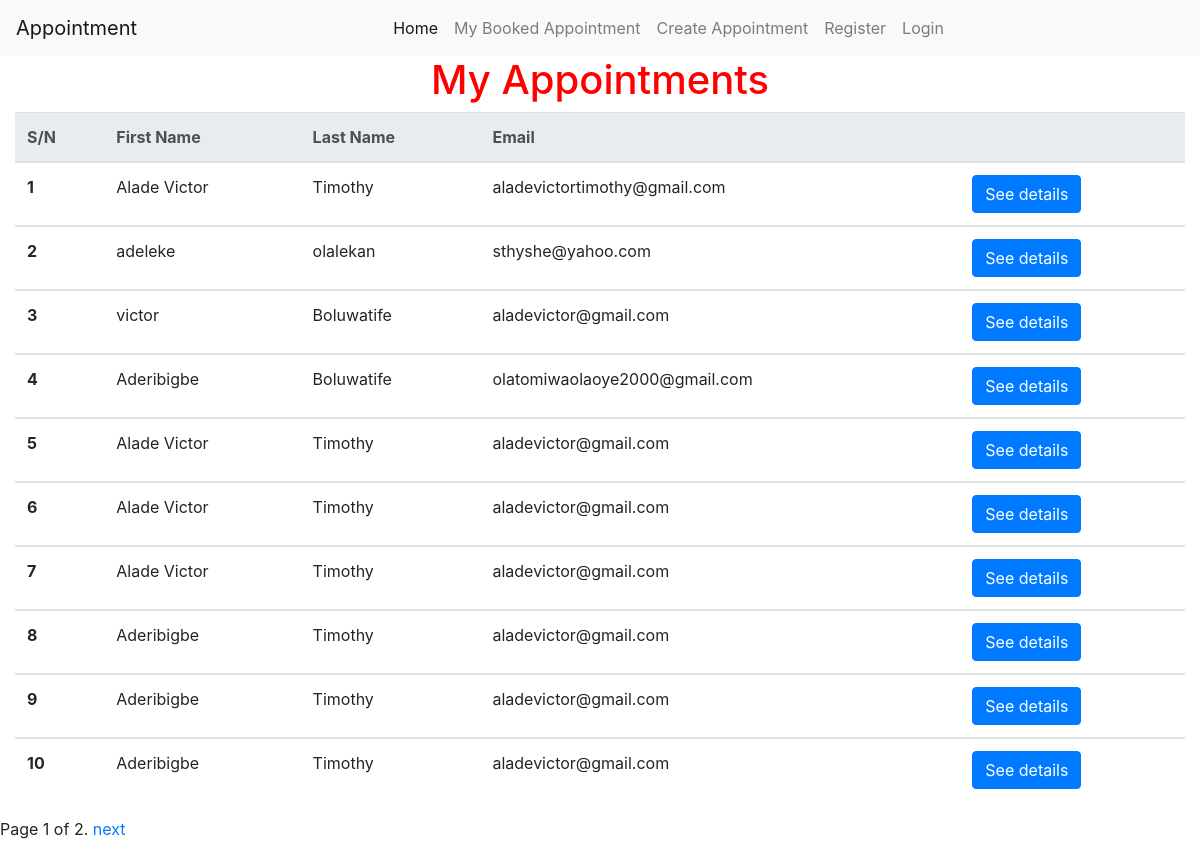
/record/appointments/, run on an earlier commit of the app's database.
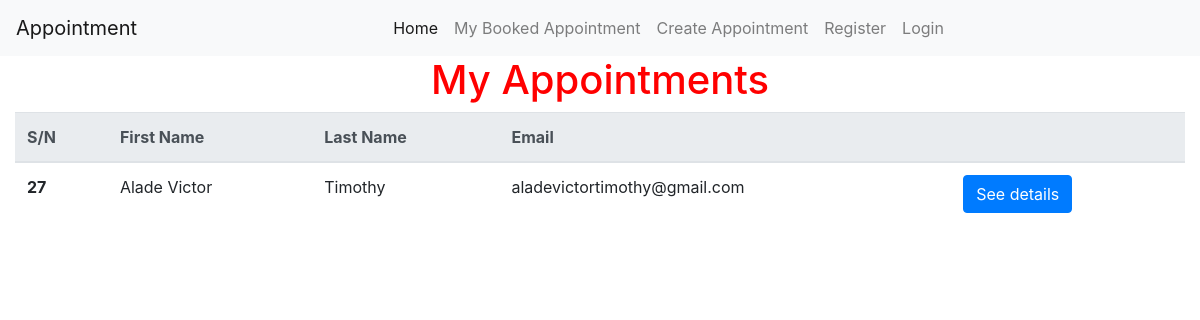
And on a later commit of the database.
### record/models.py (models this page shows, shortened)
class CreateAppointment(models.Model):
    first_name = models.CharField(max_length=30)
    last_name = models.CharField(max_length=30)
    address = models.CharField(max_length=30)
    email = models.EmailField('email', blank=True)
    time_of_appointment = models.TimeField()
    date = models.DateField()

### record/views.py (the view)
# urls.py: path('appointments/', views.CreateAppointmentListView.as_view(), name='appointment_list'),
class CreateAppointmentListView(generic.ListView):
    model = CreateAppointment
    context_object_name = 'appointment_list'   # your own name for the list as a template variable
    queryset = CreateAppointment.objects.all() # Get All Appointment
    template_name = 'record/record_list.html'  # Specify your own template name/location
    paginate_by = 10

### record/templates/record/record_list.html (shortened to what this page needs)
{% extends 'base_generic.html'%}
{% block content %}
    <h1 class="text-center"> My Appointments</h1>
    {% if appointment_list %}
        <div class="container-fluid">
            <table class="table ">
                <thead class="thead-light">
                <tr>
                    <th scope="col">S/N</th>
                    <th scope="col">First Name</th>
                    <th scope="col">Last Name</th>
                    <th scope="col">Email</th>
                    <th scope="col"> </th>
                </tr>
                </thead>
                <tbody>
            {% for appointment in appointment_list %}
                    <tr>
                        <th scope="row">{{ appointment.pk }}</th>
                        <td>{{ appointment.first_name }}</td>
                        <td>{{ appointment.last_name }}</td>
                        <td>{{ appointment.email }}</td>
                        <td><a class="btn btn-primary" href="{% url 'appointment_detail'  appointment.pk %}" role="button">See details</a></td>
                    </tr>
                </tbody>
            {% endfor %}
                </table>
        </div>
        {% else %}
        <p>There are no appointment.</p>
    {% endif%}
    {% block pagination %}
    {% if is_paginated %}
        <div class="pagination">
            <span class="page-links">
                <span class="page-current">
                    Page {{ page_obj.number }} of {{ page_obj.paginator.num_pages }}.
                </span>
                {% if page_obj.has_next %}
                    <a href="{{ request.path }}?page={{ page_obj.next_page_number }}">next</a>
                {% endif %}
            </span>
        </div>
    {% endif %}
  {% endblock %}
{% endblock %}

### templates/base_generic.html (shortened to what this page needs)
<!DOCTYPE html>
<html lang="en">
<head>
  <link rel="stylesheet" href="https://maxcdn.bootstrapcdn.com/bootstrap/4.0.0/css/bootstrap.min.css">
  {% load static %}
  <link rel="stylesheet" type="text/css" href="{% static 'css/style.css' %}">
</head>
      <nav class="navbar navbar-expand-lg navbar-light bg-light">
        <a class="navbar-brand" href="{%url 'index'%}">Appointment</a>
        <div class="collapse navbar-collapse justify-content-center" id="navbarNav">
          <ul class="navbar-nav">
            <li class="nav-item active">
              <a class="nav-link" href="{% url 'index' %}">Home <span class="sr-only">(current)</span></a>
            </li>
            <li>
              <a   class="nav-link"href="{% url 'my-appointment'%}">My Booked Appointment</a>
            </li>
            <li>
              <a   class="nav-link"href="{% url 'appointment-create'%}">Create Appointment</a>
            </li>
            <li>
              <a   class="nav-link"href="{% url 'register'%}">Register</a>
            </li>
            {% if user.is_authenticated %}
              {%if user.is_staff%}
              <li class="nav-item">
                <a class="nav-link" href="{% url 'appointment_list' %}">Appointment</a>
              {%endif%}
              <li><a   class="nav-link"href="{% url 'logout'%}?next={{request.path}}">Logout</a></li>
              <li class="nav-item"><a class="nav-link" href=""> {{ user.get_username }}</a></li>
          {% else %}
            <li class="nav-item"><a class="nav-link" href="{% url 'login'%}?next={{request.path}}">Login</a></li>
          {% endif %}
          </ul>
        </div>
      </nav>
      {% block content %}{% endblock %}
</body>
</html>

### core/static/css/style.css (style rules this page uses)
h1 { color:red; }

What changed in the data, as far as the page shows it:
removed CreateAppointment: pk "1", first_name "Alade Victor", last_name "Timothy", email "aladevictortimothy@gmail.com"
removed CreateAppointment: pk "2", first_name "adeleke", last_name "olalekan", email "sthyshe@yahoo.com"
removed CreateAppointment: pk "3", first_name "victor", last_name "Boluwatife", email "aladevictor@gmail.com"
removed CreateAppointment: pk "4", first_name "Aderibigbe", last_name "Boluwatife", email "olatomiwaolaoye2000@gmail.com"
removed CreateAppointment: pk "5", first_name "Alade Victor", last_name "Timothy", email "aladevictor@gmail.com"
removed CreateAppointment: pk "6", first_name "Alade Victor", last_name "Timothy", email "aladevictor@gmail.com"
removed CreateAppointment: pk "7", first_name "Alade Victor", last_name "Timothy", email "aladevictor@gmail.com"
removed CreateAppointment: pk "8", first_name "Aderibigbe", last_name "Timothy", email "aladevictor@gmail.com"
removed CreateAppointment: pk "9", first_name "Aderibigbe", last_name "Timothy", email "aladevictor@gmail.com"
removed CreateAppointment: pk "10", first_name "Aderibigbe", last_name "Timothy", email "aladevictor@gmail.com"
added CreateAppointment: pk "27", first_name "Alade Victor", last_name "Timothy", email "aladevictortimothy@gmail.com"
Also different on the page:
{{ page_obj.number }}: "1" → (not shown)
{{ page_obj.paginator.num_pages }}: "2" → (not shown)
text no longer shown: "Page of . next"
